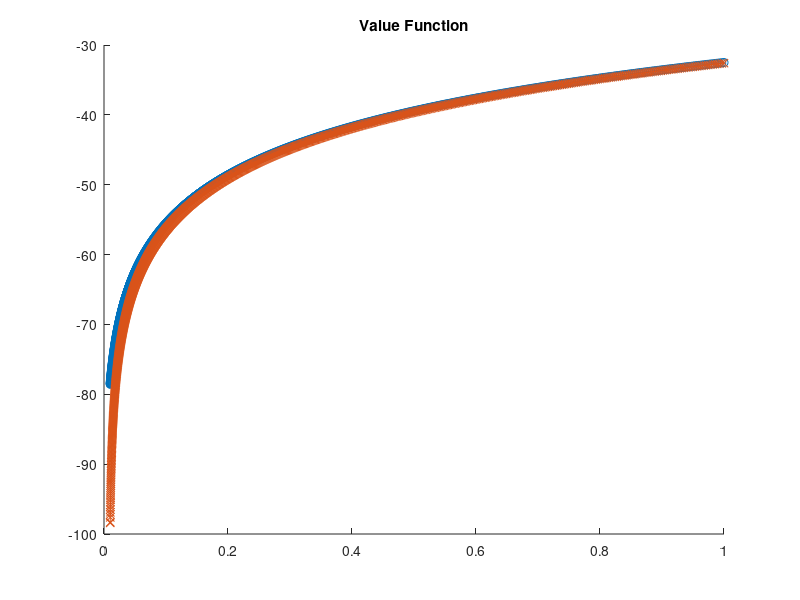
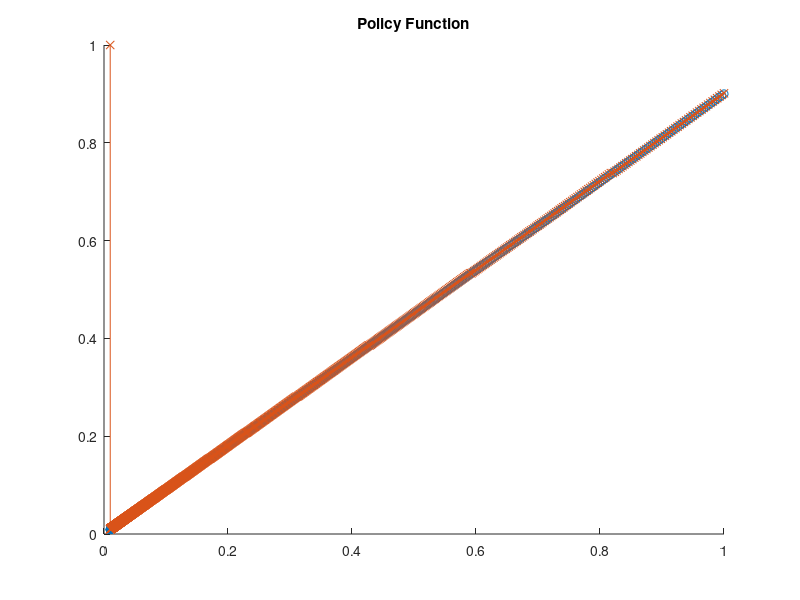
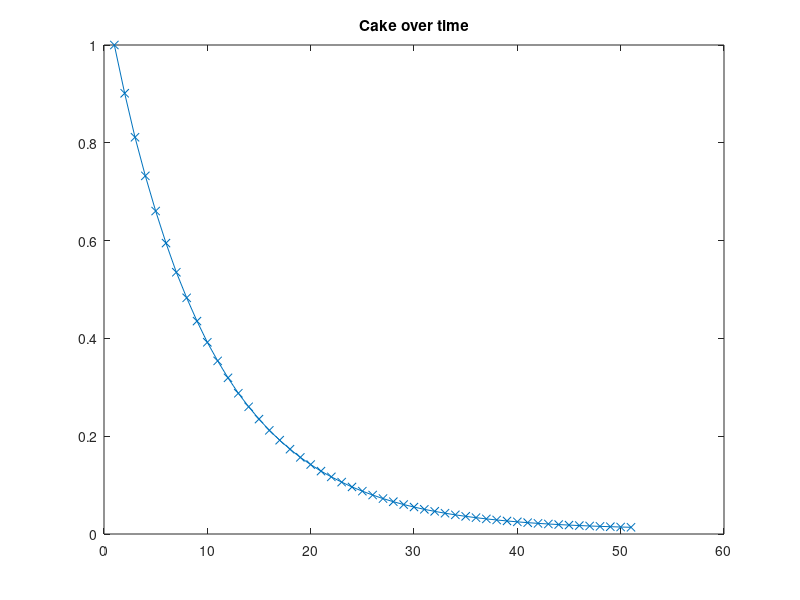

Source code (MATLAB) for these figures, in order:
% Cake Eating: VFI
clc; clear all;close all;

% x: cake left at period t
% c: cake eaten in period t
% Objective: max sum[t] b^t * u(c(t)) s.t. 0 < c(t), x(t+1); c(t) + x(t+1) < x(t)
% Value Function: V(x) = max u(x - x') + b * V(x') s.t. 0 < x' < x
% Euler Equation: u'(c(t)) = b*u'(c(t+1))

% Params
beta = 0.9;
u = @(c) log(c);

% State and Control Space
NX = 1000;
NY = 1000;
NJ = 500;
lambda = 10; % sampling parameter
MAX = 1.0;
MIN = 0.01;
state = linspace(MIN^(1/lambda), MAX^(1/lambda), NX).^lambda;
control = linspace(MIN^(1/lambda), MAX^(1/lambda), NY).^lambda;

% Utility, Policy and Value Functions
U = zeros(NX, NY);
V = zeros(NX, NJ);
V(:, NJ) = u(state);
Y = zeros(NX, NJ);

% Utility
for ix = 1:NX
    for iy = 1:NY 
        if control(iy) < state(ix)
            % Feasible Controls
            U(ix, iy) = u(state(ix) - control(iy));
        else
            % Infeasible Controls
            U(ix, iy) = log(1e-30);
        end
    end
end

% Value Function Iteration
for ij = NJ-1:-1:1  
    for ix = 1:NX 
        [V(ix, ij), iymax] = max(reshape(U(ix, :),[1,NY]) + beta * reshape(V(:, ij+1), [1,NY]));
        Y(ix, ij) = control(iymax);
    end 
end

% Analytical Solution
V_true = @(x) (1/(1-beta))*log((1-beta).*x) + beta*log(beta)/((1-beta)^2);
Y_true = @(x) beta.*x;

hold on;
figure(1);
plot(state, V_true(state), '-o');
plot(state, V(:,1), '-x');
title('Value Function')
hold off;
figure(2);
hold on; 
plot(state, Y_true(state), '-o');
plot(state, Y(:,1), '-x');
title('Policy Function')
hold off;

% Simulation
x0 = 1;
T = 50;
xSim = zeros(1, T);
[val,idx] = min(abs(control-x0));
xSim(1) = control(idx);
for t = 1:T
    [val,idx] = min(abs(control-xSim(t)));
    xSim(t+1) = Y(idx, 1);
end
figure(3)
plot(xSim, '-x');
title('Cake over time')


